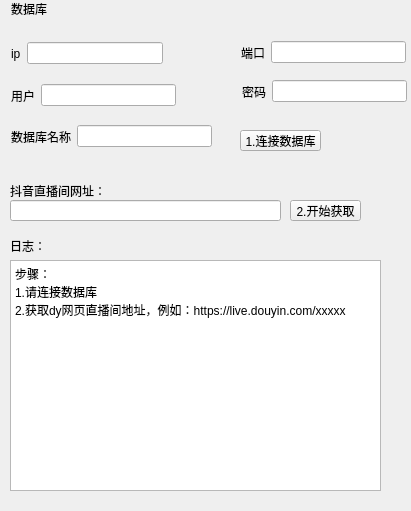
<?xml version="1.0" encoding="UTF-8"?>
<ui version="4.0">
 <class>Form</class>
 <widget class="QWidget" name="Form">
  <property name="geometry">
   <rect>
    <x>0</x>
    <y>0</y>
    <width>411</width>
    <height>511</height>
   </rect>
  </property>
  <property name="windowTitle">
   <string>Form</string>
  </property>
  <widget class="QLineEdit" name="inputUrl">
   <property name="geometry">
    <rect>
     <x>10</x>
     <y>200</y>
     <width>271</width>
     <height>21</height>
    </rect>
   </property>
  </widget>
  <widget class="QPushButton" name="startGet">
   <property name="geometry">
    <rect>
     <x>290</x>
     <y>200</y>
     <width>71</width>
     <height>21</height>
    </rect>
   </property>
   <property name="text">
    <string>2.开始获取</string>
   </property>
  </widget>
  <widget class="QLabel" name="label">
   <property name="geometry">
    <rect>
     <x>10</x>
     <y>180</y>
     <width>111</width>
     <height>21</height>
    </rect>
   </property>
   <property name="text">
    <string>抖音直播间网址：</string>
   </property>
  </widget>
  <widget class="QLabel" name="label_2">
   <property name="geometry">
    <rect>
     <x>11</x>
     <y>1</y>
     <width>36</width>
     <height>16</height>
    </rect>
   </property>
   <property name="text">
    <string>数据库</string>
   </property>
  </widget>
  <widget class="QLabel" name="loglabel">
   <property name="geometry">
    <rect>
     <x>10</x>
     <y>230</y>
     <width>41</width>
     <height>31</height>
    </rect>
   </property>
   <property name="text">
    <string>日志：</string>
   </property>
  </widget>
  <widget class="QPushButton" name="startBase">
   <property name="geometry">
    <rect>
     <x>240</x>
     <y>130</y>
     <width>81</width>
     <height>21</height>
    </rect>
   </property>
   <property name="text">
    <string>1.连接数据库</string>
   </property>
  </widget>
  <widget class="QTextBrowser" name="logPrint">
   <property name="geometry">
    <rect>
     <x>10</x>
     <y>260</y>
     <width>371</width>
     <height>231</height>
    </rect>
   </property>
   <property name="html">
    <string>&lt;!DOCTYPE HTML PUBLIC &quot;-//W3C//DTD HTML 4.0//EN&quot; &quot;http://www.w3.org/TR/REC-html40/strict.dtd&quot;&gt;
&lt;html&gt;&lt;head&gt;&lt;meta name=&quot;qrichtext&quot; content=&quot;1&quot; /&gt;&lt;meta charset=&quot;utf-8&quot; /&gt;&lt;style type=&quot;text/css&quot;&gt;
p, li { white-space: pre-wrap; }
hr { height: 1px; border-width: 0; }
&lt;/style&gt;&lt;/head&gt;&lt;body style=&quot; font-family:'Microsoft YaHei UI'; font-size:9pt; font-weight:400; font-style:normal;&quot;&gt;
&lt;p style=&quot; margin-top:0px; margin-bottom:0px; margin-left:0px; margin-right:0px; -qt-block-indent:0; text-indent:0px;&quot;&gt;步骤：&lt;/p&gt;
&lt;p style=&quot; margin-top:0px; margin-bottom:0px; margin-left:0px; margin-right:0px; -qt-block-indent:0; text-indent:0px;&quot;&gt;1.请连接数据库&lt;br /&gt;2.获取dy网页直播间地址，例如：https://live.douyin.com/xxxxx&lt;/p&gt;
&lt;p style=&quot;-qt-paragraph-type:empty; margin-top:0px; margin-bottom:0px; margin-left:0px; margin-right:0px; -qt-block-indent:0; text-indent:0px;&quot;&gt;&lt;br /&gt;&lt;/p&gt;&lt;/body&gt;&lt;/html&gt;</string>
   </property>
  </widget>
  <widget class="QWidget" name="">
   <property name="geometry">
    <rect>
     <x>241</x>
     <y>41</y>
     <width>165</width>
     <height>23</height>
    </rect>
   </property>
   <layout class="QHBoxLayout" name="horizontalLayout_2">
    <item>
     <widget class="QLabel" name="label_4">
      <property name="text">
       <string>端口</string>
      </property>
     </widget>
    </item>
    <item>
     <widget class="QLineEdit" name="inputPort"/>
    </item>
   </layout>
  </widget>
  <widget class="QWidget" name="">
   <property name="geometry">
    <rect>
     <x>242</x>
     <y>80</y>
     <width>165</width>
     <height>23</height>
    </rect>
   </property>
   <layout class="QHBoxLayout" name="horizontalLayout_4">
    <item>
     <widget class="QLabel" name="label_6">
      <property name="text">
       <string>密码</string>
      </property>
     </widget>
    </item>
    <item>
     <widget class="QLineEdit" name="inputPassword"/>
    </item>
   </layout>
  </widget>
  <widget class="QWidget" name="">
   <property name="geometry">
    <rect>
     <x>11</x>
     <y>42</y>
     <width>152</width>
     <height>23</height>
    </rect>
   </property>
   <layout class="QHBoxLayout" name="horizontalLayout">
    <item>
     <widget class="QLabel" name="label_3">
      <property name="text">
       <string>ip</string>
      </property>
     </widget>
    </item>
    <item>
     <widget class="QLineEdit" name="inputIp"/>
    </item>
   </layout>
  </widget>
  <widget class="QWidget" name="">
   <property name="geometry">
    <rect>
     <x>11</x>
     <y>84</y>
     <width>165</width>
     <height>23</height>
    </rect>
   </property>
   <layout class="QHBoxLayout" name="horizontalLayout_3">
    <item>
     <widget class="QLabel" name="label_5">
      <property name="text">
       <string>用户</string>
      </property>
     </widget>
    </item>
    <item>
     <widget class="QLineEdit" name="inputUser"/>
    </item>
   </layout>
  </widget>
  <widget class="QWidget" name="">
   <property name="geometry">
    <rect>
     <x>11</x>
     <y>125</y>
     <width>201</width>
     <height>23</height>
    </rect>
   </property>
   <layout class="QHBoxLayout" name="horizontalLayout_5">
    <item>
     <widget class="QLabel" name="label_7">
      <property name="text">
       <string>数据库名称</string>
      </property>
     </widget>
    </item>
    <item>
     <widget class="QLineEdit" name="inputDataBase"/>
    </item>
   </layout>
  </widget>
 </widget>
 <resources/>
 <connections/>
</ui>
